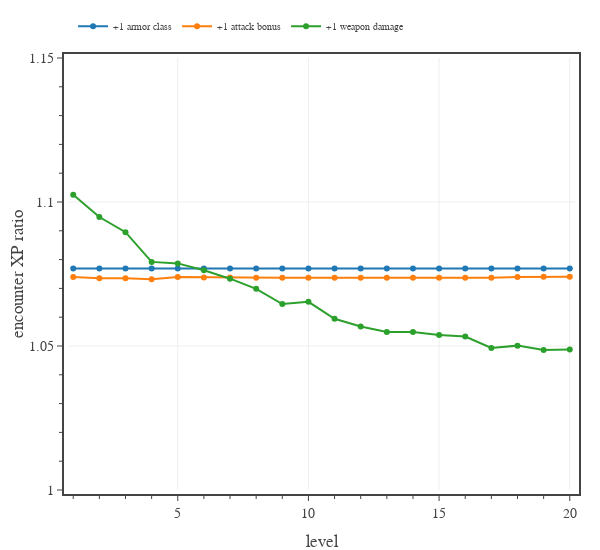

Source (notebook cell):
### Code cell
# Plots XP increase - +1 Armor Class
encounter_difficulty = 'Medium'

# create figure
fig = go.Figure(
    layout=go.Layout(
        template=TFB_TEMPLATE,
        xaxis=dict(
            title_text='level',
            range=[0.8, 20.2],
            tick0=0, dtick=5,
            minor=dict(tick0=0, dtick=1),
        ),
        yaxis=dict(
            fixedrange=False,
            title_text='encounter XP ratio',
            range=[1.00, 1.15],
            tick0=0, dtick=0.05,
            minor=dict(tick0=0, dtick=0.01),
        ),
    )
)

# Baseline
pc_data_file = f'./pc data - BL {encounter_difficulty} 2 short rests.json'
with open(pc_data_file, 'r') as fin:
    pc_data0 = json.load(fin)

eXP0 = np.zeros(20)
for pc in pc_data0:
    eXP0 += np.array([x['encounter XP mean'] for x in pc_data0[pc]])

groups = [
    dict(name='+1 armor class', data_file=f'./pc data - AC +1 {encounter_difficulty} 2 short rests.json'),
    dict(name='+1 attack bonus', data_file=f'./pc data - AB +1 {encounter_difficulty} 2 short rests.json'),
    dict(name='+1 weapon damage', data_file=f'./pc data - WD +1 {encounter_difficulty} 2 short rests.json'),
]

# plot data
levels = np.array(range(1,21,1))
for g in groups:
    name = g['name']
    pc_data_file = g['data_file']
    with open(pc_data_file, 'r') as fin:
        pc_data1 = json.load(fin)

    eXP1 = np.zeros(20)
    for pc in pc_data1:
        xp0 = np.array([x['encounter XP mean'] for x in pc_data0[pc]])
        xp1 = np.array([x['encounter XP mean'] for x in pc_data1[pc]])
        eXP1 += (xp1/xp0)
    eXP1 /= len(pc_data1)

    fig.add_trace(go.Scatter(
        x=levels, 
        y=eXP1,
        mode='lines+markers', 
        unselected=dict(marker=dict(opacity=0.0)),
        name=name,
        hovertemplate=
            '<b>'+name+'</b><br>'+
            'lvl %{x}<br>'+
            'XP ratio %{y:.3f}'+
            '<extra></extra>'
    ))

# show figure
fig.update_layout(width=600, height=550)
fig.show(config=TFB_CONFIG)

# save figures
if SAVEFIGS:
    fig.update_layout(autosize=True, width=None, height=None)
    save_fig_html(fig, format='large', name=f'./fig-encounter-xp-bonus-comparison-large', style='aspect-ratio:600/550')
    save_fig_html(fig, format='small', name=f'./fig-encounter-xp-bonus-comparison-small', style='aspect-ratio:600/550')

### Figure 1 — Plotly figure (JSON) as saved in the notebook; plotly's stock layout.template omitted (floating-point values rounded to 4 significant figures)
{"data": [{"hovertemplate": "<b>+1 armor class</b><br>lvl %{x}<br>XP ratio %{y:.3f}<extra></extra>", "mode": "lines+markers", "name": "+1 armor class", "type": "scatter", "unselected": {"marker": {"opacity": 0}}, "x": [1, 2, 3, 4, 5, 6, 7, 8, 9, 10, 11, 12, 13, 14, 15, 16, 17, 18, 19, 20], "y": [1.077, 1.077, 1.077, 1.077, 1.077, 1.077, 1.077, 1.077, 1.077, 1.077, 1.077, 1.077, 1.077, 1.077, 1.077, 1.077, 1.077, 1.077, 1.077, 1.077]}, {"hovertemplate": "<b>+1 attack bonus</b><br>lvl %{x}<br>XP ratio %{y:.3f}<extra></extra>", "mode": "lines+markers", "name": "+1 attack bonus", "type": "scatter", "unselected": {"marker": {"opacity": 0}}, "x": [1, 2, 3, 4, 5, 6, 7, 8, 9, 10, 11, 12, 13, 14, 15, 16, 17, 18, 19, 20], "y": [1.074, 1.074, 1.074, 1.073, 1.074, 1.074, 1.074, 1.074, 1.074, 1.074, 1.074, 1.074, 1.074, 1.074, 1.074, 1.074, 1.074, 1.074, 1.074, 1.074]}, {"hovertemplate": "<b>+1 weapon damage</b><br>lvl %{x}<br>XP ratio %{y:.3f}<extra></extra>", "mode": "lines+markers", "name": "+1 weapon damage", "type": "scatter", "unselected": {"marker": {"opacity": 0}}, "x": [1, 2, 3, 4, 5, 6, 7, 8, 9, 10, 11, 12, 13, 14, 15, 16, 17, 18, 19, 20], "y": [1.103, 1.095, 1.09, 1.079, 1.079, 1.076, 1.073, 1.07, 1.065, 1.065, 1.059, 1.057, 1.055, 1.055, 1.054, 1.053, 1.049, 1.05, 1.049, 1.049]}], "layout": {"height": 550, "width": 600, "xaxis": {"dtick": 5, "minor": {"dtick": 1, "tick0": 0}, "range": [0.8, 20.2], "tick0": 0, "title": {"text": "level"}}, "yaxis": {"dtick": 0.05, "fixedrange": false, "minor": {"dtick": 0.01, "tick0": 0}, "range": [1, 1.15], "tick0": 0, "title": {"text": "encounter XP ratio"}}}}
